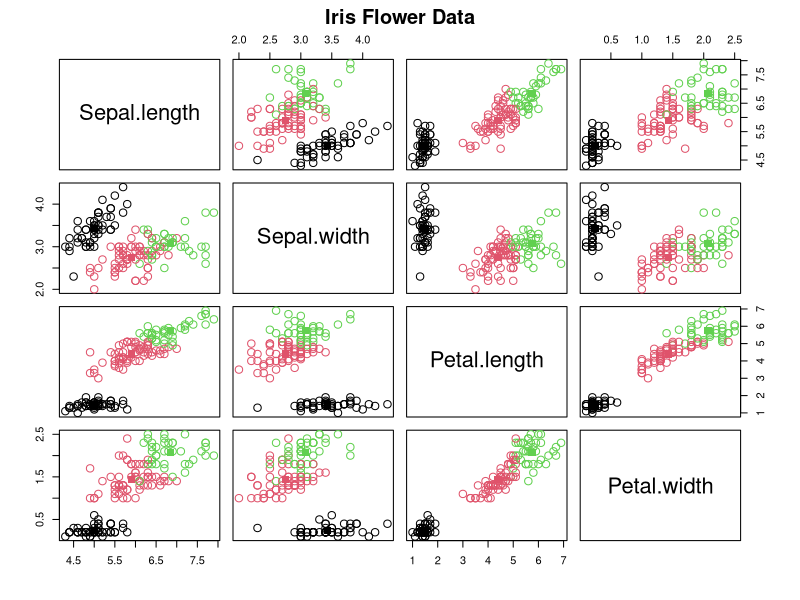

Here is the R script that generated this plot:
nameSpecies = levels(iris$Species)
# iris2 <- iris[sample(nrow(iris)),1:4] # Shuffle Row of Data
iris2 <- matrix(c(t(iris[sample(nrow(iris)),1:4])), nrow = 150, ncol = 4, byrow = TRUE)
omar <- par()$mar
par(mar=c(0,0,0,0))
Group <- rep(0,nrow(iris2))

# Get the k sample
k <- 3
fac <- c(1,2,3,4)
n <- rep(1,k)
sum <- matrix(nrow = k, ncol = 4)
mean <- matrix(nrow = k, ncol = 4)
colnames(sum) <- c("Sepal.length","Sepal.width","Petal.length","Petal.width")
colnames(mean) <- c("Sepal.length","Sepal.width","Petal.length","Petal.width")

j <- 1
for(i in sample(1:nrow(iris2), k)) {
  sum[j,] <- iris2[i,]
  mean[j,] <- iris2[i,]
  Group[i] <- j
  j <- j + 1
}

distance <- function(p,q) {
  return(sqrt(sum((p[1:min(length(p),length(q))]-q[1:min(length(p),length(q))])^2)))
}

count <- 0
check <- TRUE
while(check) {
  check <- FALSE
  for(i in sample(nrow(iris2))) {
    min <- 0
    dist <- Inf
    for(j in 1:k) {
      tmp <- distance(mean[j,fac],iris2[i,fac])
      if(tmp < dist) {
        min <- j
        dist <- tmp
      }
    }
    
    if(Group[i] == min)
      next
    
    if(Group[i] != 0) {
      n[Group[i]] <- n[Group[i]] - 1
      sum[Group[i],] <- sum[Group[i],] - iris2[i,]
      mean[Group[i],] <- sum[Group[i],] / n[Group[i]]
    }
      
    n[min] <- n[min] + 1
    sum[min,] <- sum[min,] + iris2[i,]
    mean[min,] <- sum[min,] / n[min]
    
    Group[i] <- min
      
    count <- count + 1
    check <- TRUE
    
  }
}

pairs(rbind(iris2,mean),col = append(Group,c(1:k)), pch = append(rep(1,150),rep(15,k)), cex = 1.5)
title(paste("Iris Flower Data"), outer = TRUE, line = -1.2)
par(omar)
